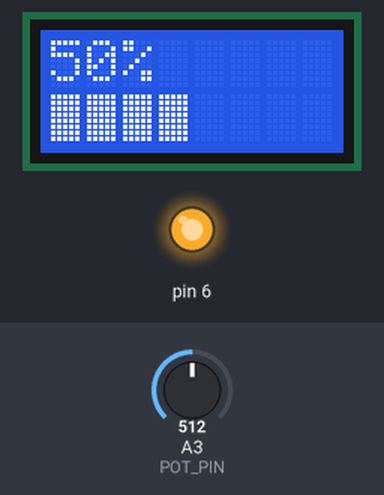
This sketch was run on a simulated Arduino Uno, built with avr-gcc and run on an emulated ATmega328P. Parts: 8×2 character LCD, output pins drawn as LEDs (lit = HIGH). The test bench sets the inputs (shaded band); at power-on: A3 (POT_PIN) = 512.

Above: at 1.3 s.
1.4 s: A3 (POT_PIN) set to 716
At 2.0 s:
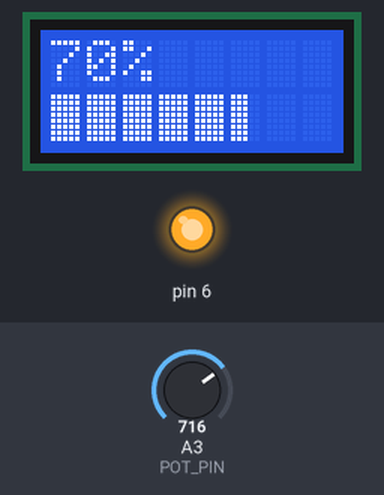
2.9 s: A3 (POT_PIN) set to 900
At 4.1 s:
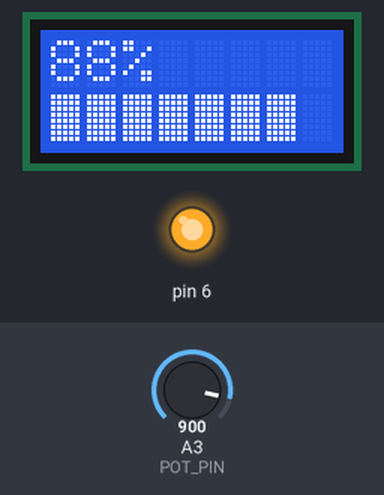
4.4 s: A3 (POT_PIN) set to 1023
At 5.5 s:
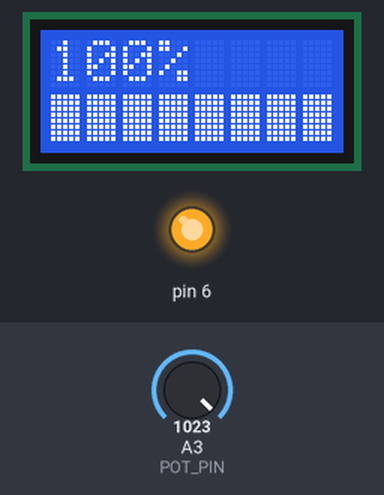
5.9 s: A3 (POT_PIN) set to 306
At 6.6 s:
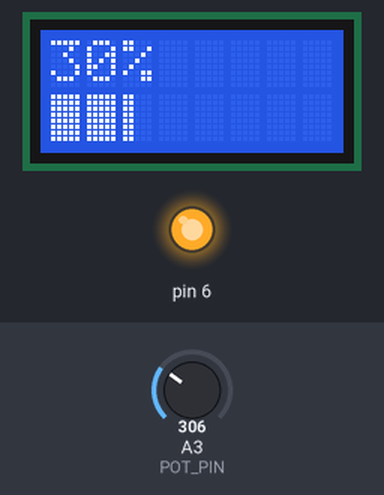
7.4 s: A3 (POT_PIN) set to 122
At 7.8 s:
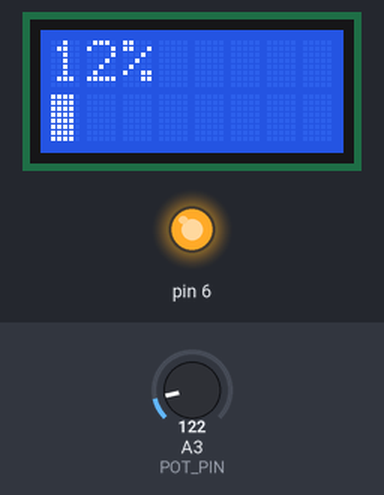
8.9 s: A3 (POT_PIN) set to 0
At 10.1 s:
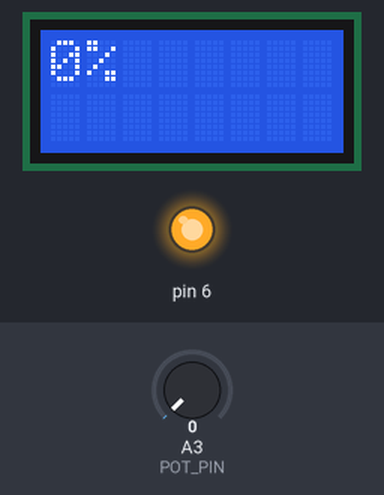
Timing chart, 0 to 11.4 s (numbered marks = the images above; inputs shaded):
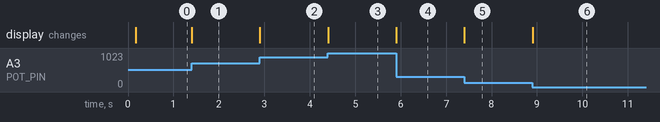

The sketch:

LCD_BAR_DISPLAY.ino
```cpp
#include <LiquidCrystal.h>

#define LCD_LENGTH 8.0
#define LCD_ROWS 2

LiquidCrystal lcd(2,3,4,13,12,8,7);

double percent=100.0;
unsigned char b;
unsigned int peace;

#define POT_PIN    A3

// custom charaters

byte p1[8]={
  0x10,0x10,0x10,0x10,0x10,0x10,0x10,0x10};
byte p2[8]={
  0x18,0x18,0x18,0x18,0x18,0x18,0x18,0x18};
byte p3[8]={
  0x1C,0x1C,0x1C,0x1C,0x1C,0x1C,0x1C,0x1C};
byte p4[8]={
  0x1E,0x1E,0x1E,0x1E,0x1E,0x1E,0x1E,0x1E};
byte p5[8]={
  0x1F,0x1F,0x1F,0x1F,0x1F,0x1F,0x1F,0x1F};

void setup()   {
  analogWrite(6,255);
  initLCD();
  /*
    lcd.print((char)0);
    delay(1000);
    lcd.print((char)1);
    delay(1000);
    lcd.print((char)2);
    delay(1000);
    lcd.print((char)3);
    delay(1000);
    lcd.print((char)4);
    delay(1000);
    lcd.clear();
   /**/
}

void loop(){

  //ADC conversion
  unsigned int value = analogRead(POT_PIN);

  printBar(map(value,0,1024,0,101));
}

void initLCD(){
  delay(100);
  lcd.createChar(0, p1);
  lcd.createChar(1, p2);
  lcd.createChar(2, p3);
  lcd.createChar(3, p4);
  lcd.createChar(4, p5);

  lcd.begin(LCD_LENGTH, LCD_ROWS);


}

void printBar(int percentage){

  double ratio = 100/(LCD_LENGTH*5);
  double numberOfBars = percentage/ratio;

  int blocks      = floor(numberOfBars/5);
  int remainder   = numberOfBars - (blocks*5);
  int emptyBlocks = LCD_LENGTH-ceil(numberOfBars/5);

  lcd.setCursor(0, 0);
  lcd.print(percentage);
  lcd.print("% ");
  lcd.setCursor(0, 1);

  for(int i = 0; i < blocks;i++){
    lcd.print((char)4);
  }

  if(remainder > 0){
      // drawing charater's colums
      switch (remainder) {
      case 0:
        break;
      case 1:
        lcd.print((char)0);
        break;
      case 2:
        lcd.print((char)1);
        break;
      case 3:
        lcd.print((char)2);
        break;
      case 4:
        lcd.print((char)3);
        break;
      }
  }
  for(int i = 0; i < emptyBlocks;i++) lcd.print(" ");

}
```

Measured:
- after the input at 1.4 s, the display: changes at once (image 1)
- after the input at 2.9 s, the display: changes at once (image 2)
- after the input at 4.4 s, the display: changes at once (image 3)
- after the input at 5.9 s, the display: changes at once (image 4)
- after the input at 7.4 s, the display: changes at once (image 5)
- after the input at 8.9 s, the display: changes at once (image 6)
